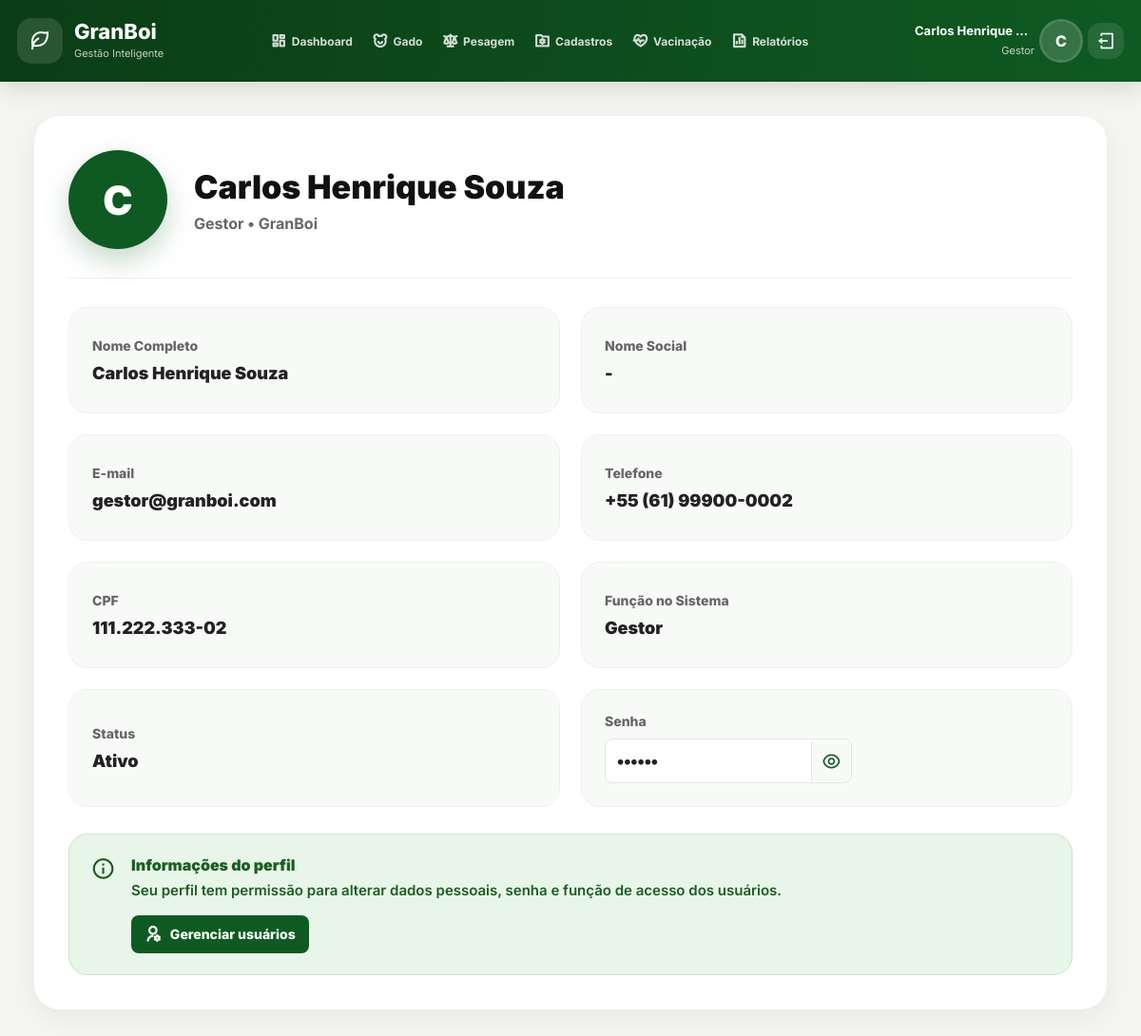
/GranBoi/profile (signed in), run on the app's committed database.
### tables this page shows
CREATE TABLE `usuario` (
  `id` BIGINT NOT NULL AUTO_INCREMENT COMMENT 'Identificador unico do usuario de acesso.',
  `nome` VARCHAR(100) NOT NULL COMMENT 'Nome de exibicao do usuario.',
  `email` VARCHAR(100) NOT NULL COMMENT 'E-mail usado para login no sistema.',
  `senha` VARCHAR(255) NOT NULL COMMENT 'Senha do usuario armazenada em hash.',
  `status` ENUM('ativo', 'inativo') NOT NULL DEFAULT 'ativo' COMMENT 'Situacao de acesso do usuario.',
  PRIMARY KEY (`id`),
  UNIQUE KEY `email_UNIQUE` (`email`)
);

CREATE TABLE `pessoa` (
  `id` BIGINT NOT NULL AUTO_INCREMENT COMMENT 'Identificador unico da pessoa.',
  `nome_completo` VARCHAR(150) NOT NULL COMMENT 'Nome completo da pessoa vinculada ao usuario.',
  `nome_social` VARCHAR(50) DEFAULT NULL COMMENT 'Nome social ou nome preferencial da pessoa.',
  `cpf` CHAR(11) DEFAULT NULL COMMENT 'CPF da pessoa com 11 digitos, sem mascara.',
  `telefone_movel` VARCHAR(15) DEFAULT NULL COMMENT 'Telefone movel com DDI e DDD, sem mascara.',
  `email` VARCHAR(50) DEFAULT NULL COMMENT 'E-mail de contato da pessoa.',
  `usuario_id` BIGINT NOT NULL COMMENT 'Referencia ao usuario de acesso vinculado a pessoa.',
  PRIMARY KEY (`id`),
  KEY `fk_pessoa_usuario1_idx` (`usuario_id`),
  CONSTRAINT `fk_pessoa_usuario1` FOREIGN KEY (`usuario_id`) REFERENCES `usuario` (`id`) ON DELETE NO ACTION ON UPDATE NO ACTION
);

CREATE TABLE `papel` (
  `id` BIGINT NOT NULL AUTO_INCREMENT COMMENT 'Identificador unico do papel de acesso.',
  `nome` VARCHAR(100) NOT NULL COMMENT 'Nome do papel ou funcao do usuario no sistema.',
  `descricao` VARCHAR(255) DEFAULT NULL COMMENT 'Descricao resumida das responsabilidades do papel.',
  PRIMARY KEY (`id`)
);

### app/controllers/Controller.php (called while the page is built, shortened)
<?php
class Controller
{
    protected function render($view, $dados = [])
    {
        $viewPath = ROOT_PATH . "/app/views/{$view}.php";
        extract($dados);
        require_once ROOT_PATH . "/app/layout/cabecalho.php";
        require_once $viewPath;
        require_once ROOT_PATH . "/app/layout/rodape.php";
    }
    protected function model($model)
    {
        $modelPath = ROOT_PATH . "/app/models/{$model}.php";
        return new $model();
    }
}

### app/controllers/UsuarioController.php (called while the page is built, shortened)
<?php
class UsuarioController extends Controller
{
    public function perfil()
    {
        $usuarioModel = $this->model('Usuario');
        $usuarioPerfil = null;
        if (!empty($_SESSION['usuario']['id'])) {
            $usuarioPerfil = $usuarioModel->buscarPorId($_SESSION['usuario']['id']);
        }
        $this->render('profile/profile', [
            'titulo' => 'GranBoi - Perfil',
            'pageCss' => [
                '/public/assets/css/pages/profile/profile.css'
            ],
            'pageJs' => [
                '/public/assets/js/pages/profile/profile.js'
            ],
            'usuarioPerfil' => $usuarioPerfil
        ]);
    }
}

### app/routes/web.php (called while the page is built, shortened)
<?php
$url = parse_url($_SERVER['REQUEST_URI'], PHP_URL_PATH);
$basePath = parse_url(BASE_URL, PHP_URL_PATH);
$url = str_replace($basePath, '', $url);
$route = $routes[$url];
$method = $route['method'];
require_once ROOT_PATH . '/app/controllers/Controller.php';
$controllerInstance = new $controller();
$controllerInstance->$method();

### index.php (called while the page is built, shortened)
<?php
require_once ROOT_PATH . '/app/routes/web.php';

### app/models/conexao.php (called while the page is built)
<?php
class Conexao
{
    public static function conectar()
    {
        $host = 'localhost';
        $dbname = 'granboi_db';
        $usuario = 'root';
        $senha = '';
        try {
            return new PDO("mysql:host=$host;dbname=$dbname", $usuario, $senha);
        } catch (PDOException $e) {
            die("Erro ao conectar: " . $e->getMessage());
        }
    }
}
?>

### app/models/Usuario.php (called while the page is built, shortened)
<?php
require_once ROOT_PATH . '/app/models/conexao.php';
class Usuario
{
    private $pdo;
    public function __construct()
    {
        $this->pdo = Conexao::conectar();
        $this->pdo->setAttribute(PDO::ATTR_ERRMODE, PDO::ERRMODE_EXCEPTION);
    }
    public function buscarPorId($id)
    {
        $sql = "
            SELECT
                usuario.id,
                usuario.nome,
                usuario.email,
                usuario.status,
                pessoa.id AS pessoa_id,
                pessoa.nome_completo,
                pessoa.nome_social,
                pessoa.cpf,
                pessoa.telefone_movel,
                papel.id AS papel_id,
                papel.nome AS papel_nome
            FROM usuario
            INNER JOIN pessoa
                ON pessoa.usuario_id = usuario.id
            INNER JOIN usuario_papel
                ON usuario_papel.usuario_id = usuario.id
            INNER JOIN papel
                ON papel.id = usuario_papel.papel_id
            WHERE usuario.id = :id
            LIMIT 1
        ";
        $stmt = $this->pdo->prepare($sql);
        $stmt->execute([
            ':id' => $id
        ]);
        return $stmt->fetch(PDO::FETCH_ASSOC);
    }
}

### app/views/profile/profile.php (the view, shortened to what this page needs)
<main class="main-content profile-page">
  <?php
    $usuarioPerfil = $usuarioPerfil ?? [];
    $papelUsuario = strtolower(trim($_SESSION['usuario']['papel'] ?? ''));
    $podeGerenciarUsuarios = in_array($papelUsuario, ['administrador', 'gestor'], true);
    $nomeCompleto = $usuarioPerfil['nome_completo'] ?? $_SESSION['usuario']['nome'] ?? '-';
    $nomeSocial = $usuarioPerfil['nome_social'] ?? null;
    $email = $usuarioPerfil['email'] ?? $_SESSION['usuario']['email'] ?? '-';
    $papelNome = $usuarioPerfil['papel_nome'] ?? $_SESSION['usuario']['papel_nome'] ?? '-';
    $status = $usuarioPerfil['status'] ?? $_SESSION['usuario']['status'] ?? '-';
    $cpf = $usuarioPerfil['cpf'] ?? null;
    $telefone = $usuarioPerfil['telefone_movel'] ?? null;
    $senhaTesteAtual = '123456';
    $formatarCpf = function ($valor) {
        $limpo = preg_replace('/\D/', '', (string) $valor);
        if (strlen($limpo) !== 11) {
            return $valor ?: '-';
        }
        return substr($limpo, 0, 3) . '.' .
            substr($limpo, 3, 3) . '.' .
            substr($limpo, 6, 3) . '-' .
            substr($limpo, 9, 2);
    };
    $formatarTelefone = function ($valor) {
        $limpo = preg_replace('/\D/', '', (string) $valor);
        if (strlen($limpo) === 13) {
            return '+' . substr($limpo, 0, 2) . ' (' . substr($limpo, 2, 2) . ') ' .
                substr($limpo, 4, 5) . '-' . substr($limpo, 9);
        }
        if (strlen($limpo) === 11) {
            return '(' . substr($limpo, 0, 2) . ') ' . substr($limpo, 2, 5) . '-' . substr($limpo, 7);
        }
        return $valor ?: '-';
    };
  ?>
  <section class="profile-card">
    <div class="profile-header">
      <div class="profile-avatar-large">
        <?= strtoupper(substr($_SESSION['usuario']['nome'] ?? 'U', 0, 1)) ?>
      </div>
      <div class="profile-info-main">
        <h2>
          <?= htmlspecialchars($nomeCompleto) ?>
        </h2>
        <p>
          <?= htmlspecialchars($papelNome) ?> • GranBoi
        </p>
      </div>
    </div>
    <div class="profile-details-grid">
      <div class="profile-detail-item">
        <span>Nome Completo</span>
        <strong><?= htmlspecialchars($nomeCompleto) ?></strong>
      </div>
      <div class="profile-detail-item">
        <span>Nome Social</span>
        <strong><?= htmlspecialchars(!empty($nomeSocial) ? $nomeSocial : '-') ?></strong>
      </div>
      <div class="profile-detail-item">
        <span>E-mail</span>
        <strong><?= htmlspecialchars($email) ?></strong>
      </div>
      <div class="profile-detail-item">
        <span>Telefone</span>
        <strong><?= htmlspecialchars($formatarTelefone($telefone)) ?></strong>
      </div>
      <div class="profile-detail-item">
        <span>CPF</span>
        <strong><?= htmlspecialchars($formatarCpf($cpf)) ?></strong>
      </div>
      <div class="profile-detail-item">
        <span>Função no Sistema</span>
        <strong><?= htmlspecialchars($papelNome) ?></strong>
      </div>
      <div class="profile-detail-item">
        <span>Status</span>
        <strong><?= htmlspecialchars(ucfirst($status)) ?></strong>
      </div>
      <div class="profile-detail-item">
        <span>Senha</span>
        <div class="profile-password-field">
          <input
            type="password"
            value="<?= htmlspecialchars($senhaTesteAtual) ?>"
            id="profilePassword"
            readonly
            aria-label="Senha do usuário"
          >
          <button
            type="button"
            id="toggleProfilePassword"
            class="profile-password-toggle"
            title="Mostrar senha"
            aria-label="Mostrar senha"
          >
            <i class="ri-eye-line"></i>
          </button>
        </div>
      </div>
    </div>
    <div class="profile-alert">
      <i class="ri-information-line"></i>
      <div>
        <strong>Informações do perfil</strong>
        <?php if ($podeGerenciarUsuarios): ?>
          <p>
            Seu perfil tem permissão para alterar dados pessoais, senha e função de acesso dos usuários.
          </p>
          <a class="profile-action-link" href="<?= BASE_URL ?>/funcionarios">
            <i class="ri-user-settings-line"></i>
            Gerenciar usuários
          </a>
        <?php else: ?>
          <p>
            Para alterar dados pessoais, senha ou função de acesso, solicite a alteração a um administrador ou gestor do sistema.
          </p>
        <?php endif; ?>
      </div>
    </div>
  </section>
</main>

### public/assets/css/global/style.css (style rules this page uses)
* { margin: 0; padding: 0; box-sizing: border-box; }
html, body { width: 100%; max-width: 100%; overflow-x: hidden; }
body { font-family: 'Inter', sans-serif; background: #f5f5f2; color: #111; min-height: 100vh; }
a { text-decoration: none; }
button, input, select, textarea { font-family: inherit; }
.main-content { width: 100%; max-width: 1400px; margin: 0 auto; padding: 35px; overflow-x: hidden; }
@media (max-width: 1450px) { .main-content { max-width: 1280px; } }

### public/assets/css/pages/profile/profile.css (style rules this page uses)
.profile-page { min-height: calc(100vh - 80px); display: flex; flex-direction: column; align-items: center; }
.profile-page .profile-card { width: 100%; max-width: 1100px; background: #ffffff; border-radius: 28px; padding: 36px; box-shadow: 0 8px 28px rgba(0, 0, 0, 0.06); border: 1px solid #eef0ee; }
.profile-page .profile-header { display: flex; align-items: center; gap: 28px; padding-bottom: 30px; margin-bottom: 30px; border-bottom: 1px solid #eef0ee; }
.profile-page .profile-avatar-large { width: 104px; height: 104px; border-radius: 999px; display: flex; align-items: center; justify-content: center; background: #0f5a22; color: #ffffff; font-size: 42px; font-weight: 900; box-shadow: 0 12px 28px rgba(15, 90, 34, 0.24); flex-shrink: 0; }
.profile-page .profile-info-main h2 { font-size: 34px; font-weight: 900; color: #111; margin: 0 0 8px 0; }
.profile-page .profile-info-main p { font-size: 16px; color: #666; font-weight: 700; margin: 0; }
.profile-page .profile-details-grid { display: grid; grid-template-columns: repeat(2, minmax(0, 1fr)); gap: 22px; margin-bottom: 28px; }
.profile-page .profile-detail-item { background: #f8faf8; border: 1px solid #eef0ee; border-radius: 20px; padding: 24px; min-height: 112px; display: flex; flex-direction: column; justify-content: center; }
.profile-page .profile-detail-item span { display: block; font-size: 14px; font-weight: 800; color: #666; margin-bottom: 10px; }
.profile-page .profile-detail-item strong { display: block; font-size: 18px; font-weight: 900; color: #222; word-break: break-word; }
.profile-page .profile-password-field { display: flex; align-items: center; width: 100%; max-width: 260px; border: 1px solid #dfe8e1; border-radius: 8px; background: #ffffff; overflow: hidden; }
.profile-page .profile-password-field input { width: 100%; min-width: 0; border: 0; outline: 0; padding: 12px 10px 12px 12px; color: #222; font-size: 18px; font-weight: 900; background: transparent; }
.profile-page .profile-password-toggle { width: 42px; height: 42px; flex-shrink: 0; border: 0; border-left: 1px solid #dfe8e1; background: #f8faf8; color: #0f5a22; cursor: pointer; }
.profile-page .profile-password-toggle i { font-size: 20px; }
.profile-page .profile-alert { display: flex; align-items: flex-start; gap: 16px; padding: 22px; border-radius: 20px; background: #e8f5e9; border: 1px solid #c8e6c9; color: #1b5e20; }
.profile-page .profile-alert i { font-size: 26px; flex-shrink: 0; color: #1b5e20; }
.profile-page .profile-alert strong { display: block; font-size: 16px; font-weight: 900; margin-bottom: 6px; color: #1b5e20; }
.profile-page .profile-alert p { font-size: 15px; font-weight: 600; line-height: 1.5; margin: 0; color: #1b5e20; }
.profile-page .profile-action-link { display: inline-flex; align-items: center; gap: 8px; margin-top: 14px; padding: 10px 14px; border-radius: 8px; background: #0f5a22; color: #ffffff; font-size: 14px; font-weight: 800; text-decoration: none; }
.profile-page .profile-action-link i { font-size: 18px; color: #ffffff; }
@media (max-width: 1200px) { .profile-page .profile-card { max-width: 100%; } }

### data on the page
usuario: pessoa.nome_completo "Carlos Henrique Souza", papel.nome "Gestor", email "gestor@granboi.com", pessoa.telefone_movel "+55 (61) 99900-0002", pessoa.cpf "111.222.333-02", status "Ativo"

### other printed values
$_SESSION['usuario']['nome'] "Carlos Henrique…"
$_SESSION['usuario']['papel_nome'] "Gestor"
substr($_SESSION['usuario']['nome'] ?? 'U', 0, 1) "C"
